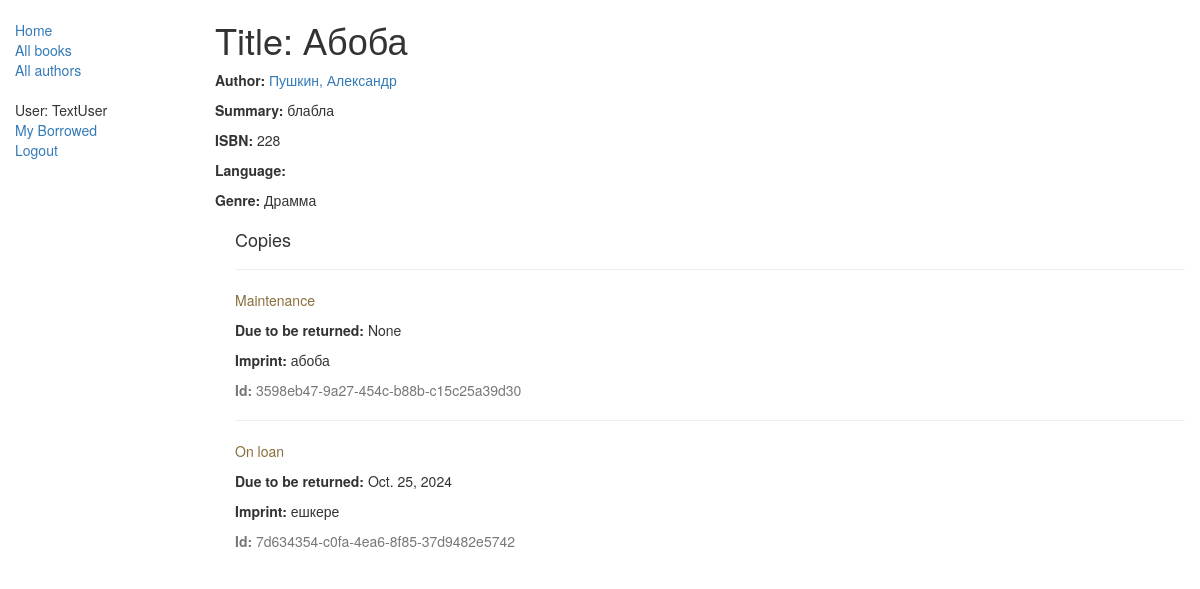
The page /catalog/book/1 (signed in) on the database its author committed.
### catalog/models.py (models this page shows, shortened)
class Book(models.Model):
    title = models.CharField(max_length=200)
    author = models.ForeignKey('Author', on_delete=models.SET_NULL, null=True)
    summary = models.TextField(max_length=1000, help_text="Enter a brief description of the book")
    isbn = models.CharField('ISBN', max_length=13, help_text='13 Character < a href = "https://www.isbn-international.org/content/what-isbn">ISBN number</a>')
    genre = models.ManyToManyField(Genre, help_text="Select a genre for this book")
    def display_genre(self):
        return ', '.join([genre.name for genre in self.genre.all() [:3]])
    display_genre.short_description = 'Genre'

class Author(models.Model):
    first_name = models.CharField(max_length=100)
    last_name = models.CharField(max_length=100)
    date_of_birth = models.DateField(null=True, blank=True)
    date_of_death = models.DateField('Died', null=True, blank=True)
    def __str__(self):
        return '%s, %s' % (self.last_name, self.first_name)

class Genre(models.Model):
    name = models.CharField(max_length=200, help_text="Enter a book genre(e.g.ScienceFiction, FrenchPoetryetc.)")
    def __str__(self):
        return self.name

class BookInstance(models.Model):
    id = models.UUIDField(primary_key=True, default=uuid.uuid4, help_text="Unique ID for this particular book across whole library")
    book = models.ForeignKey('Book', on_delete=models.SET_NULL, null=True)
    imprint = models.CharField(max_length=200)
    due_back = models.DateField(null=True, blank=True)
    borrower = models.ForeignKey(User, on_delete=models.SET_NULL, null=True, blank=True)
    LOAN_STATUS = (
        ('m', 'Maintenance'),
        ('o', 'On loan'),
        ('a', 'Available'),
        ('r', 'Reserved'),
    )
    status = models.CharField(max_length=1, choices=LOAN_STATUS, blank=True, default='m', help_text='Book availability')
    class Meta:
        ordering = ["due_back"]
        permissions = (("can_mark_returned", "Set book as returned"),)

### catalog/views.py (the view)
# urls.py: url(r'^book/(?P<pk>\d+)$', views.BookDetailView.as_view(),name='book-detail'),
class BookDetailView(generic.DetailView):
    model = Book

### catalog/templates/catalog/book_detail.html
{% extends "base_generic.html" %}
{% block content %}
  <h1>Title: {{ book.title }}</h1>
  <p><strong>Author:</strong> <a href="">{{ book.author }}</a></p>
  <p><strong>Summary:</strong> {{ book.summary }}</p>
  <p><strong>ISBN:</strong> {{ book.isbn }}</p>
  <p><strong>Language:</strong> {{ book.language }}</p>
  <p><strong>Genre:</strong> {% for genre in book.genre.all %} {{ genre }}{% if not forloop.last %}, {% endif %}{% endfor %}</p>
  <div style="margin-left:20px;margin-top:20px">
    <h4>Copies</h4>
    {% for copy in book.bookinstance_set.all %}
    <hr>
    <p class="{% if copy.status == 'a' %}text-success{% elif copy.status == 'd' %}text-danger{% else %}text-warning{% endif %}">{{ copy.get_status_display }}</p>
    {% if copy.status != 'a' %}<p><strong>Due to be returned:</strong> {{copy.due_back}}</p>{% endif %}
    <p><strong>Imprint:</strong> {{copy.imprint}}</p>
    <p class="text-muted"><strong>Id:</strong> {{copy.id}}</p>
    {% endfor %}
  </div>
{% endblock %}

### catalog/templates/base_generic.html (shortened to what this page needs)
<!DOCTYPE html>
<html lang="en">
<head>
    <link rel="stylesheet" href="https://maxcdn.bootstrapcdn.com/bootstrap/3.3.7/css/bootstrap.min.css">
    {% load static %}
    <link rel="stylesheet" href="{% static 'css/styles.css' %}">
</head>
<body>
<div class="container-fluid">
    <div class="row">
        <div class="col-sm-2">
            {% block sidebar %}
            <ul class="sidebar-nav">
                <li><a href="{% url 'index' %}">Home</a></li>
                <li><a href="{% url 'books' %}">All books</a></li>
                <li><a href="">All authors</a></li><br>
                {% if user.is_authenticated %}
                <li>User: {{ user.get_username }}</li>
                <li><a href="{% url 'my-borrowed' %}">My Borrowed</a></li>
                <li><a href="{% url 'logout'%}?next={{request.path}}">Logout</a></li>
                {% else %}
                <li><a href="{% url 'login'%}?next={{request.path}}">Login</a></li>
                {% endif %}<br>
            </ul>
            {% endblock %}
        </div>
        <div class="col-sm-10 ">
            {% block content %}{% endblock %}
        </div>
    </div>
</div>
</body>
</html>

### catalog/static/css/styles.css (style rules this page uses)
.sidebar-nav { margin-top: 20px; padding: 0; list-style: none; }

### rows shown on the page
Book: title "Абоба", author "Пушкин, Александр", summary "блабла", isbn "228"
Genre: name "Драмма"
BookInstance: status "Maintenance", due_back "None", imprint "абоба", id "3598eb47-9a27-454c-b88b-c15c25a39d30"
BookInstance: status "On loan", due_back "Oct. 25, 2024", imprint "ешкере", id "7d634354-c0fa-4ea6-8f85-37d9482e5742"

### other values the page prints
{{ user.get_username }} "TextUser"
